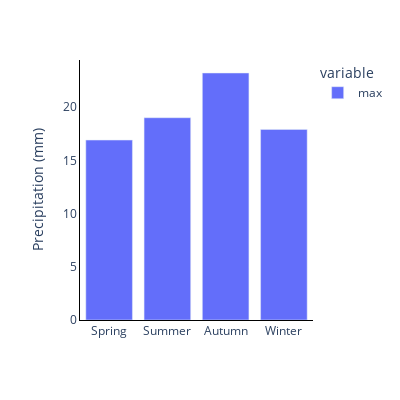

The code cell stored with this chart in its notebook:
### Code cell
# PRECIPITATION BAR MAX
data_type = 'Rainfall'

fig = px.bar(df.groupby('Season').describe()[data_type]['max'].loc[season_list],
            width=400, height=400)
fig.update_layout(plot_bgcolor='rgba(0, 0, 0, 0)', 
                  paper_bgcolor='rgba(0, 0, 0, 0)')
fig.update_xaxes(title_text=None, # tickmode='linear' shows all the months
                 showline=True, linewidth=1, linecolor='black')
fig.update_yaxes(title_text='Precipitation (mm)', 
#                  range=[16,30],
                showline=True, linewidth=1, linecolor='black')
# fig.update_traces(marker_color='red')

filename = str(file_path + create_filename('season', 'precipitation', 'minmax', 'bar'))
print(filename)

fig.show()

### Figure 1 — Plotly figure (JSON) as saved in the notebook; plotly's stock layout.template omitted (floating-point values rounded to 4 significant figures)
{"data": [{"alignmentgroup": "True", "hovertemplate": "variable=max<br>Season=%{x}<br>value=%{y}<extra></extra>", "legendgroup": "max", "marker": {"color": "#636efa"}, "name": "max", "offsetgroup": "max", "orientation": "v", "showlegend": true, "textposition": "auto", "type": "bar", "x": ["Spring", "Summer", "Autumn", "Winter"], "xaxis": "x", "y": [16.9, 19, 23.2, 17.9], "yaxis": "y"}], "layout": {"barmode": "relative", "height": 400, "legend": {"title": {"text": "variable"}, "tracegroupgap": 0}, "margin": {"t": 60}, "paper_bgcolor": "rgba(0, 0, 0, 0)", "plot_bgcolor": "rgba(0, 0, 0, 0)", "width": 400, "xaxis": {"anchor": "y", "domain": [0, 1], "linecolor": "black", "linewidth": 1, "showline": true, "title": {}}, "yaxis": {"anchor": "x", "domain": [0, 1], "linecolor": "black", "linewidth": 1, "showline": true, "title": {"text": "Precipitation (mm)"}}}}
